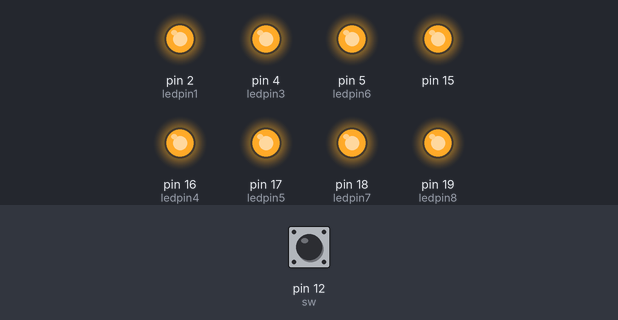
Simulated run of this sketch. Board: Arduino Uno, built with avr-gcc and run on an emulated ATmega328P. On the bench: output pins drawn as LEDs (lit = HIGH). Inputs (shaded band) come from the test bench; at power-on: pin 12 (sw) HIGH. Pins used as bus, display or sensor lines are not drawn.

Above: at 1.2 s.
1.3 s: pin 12 (sw) pulled LOW for 0.15 s
At 1.7 s:
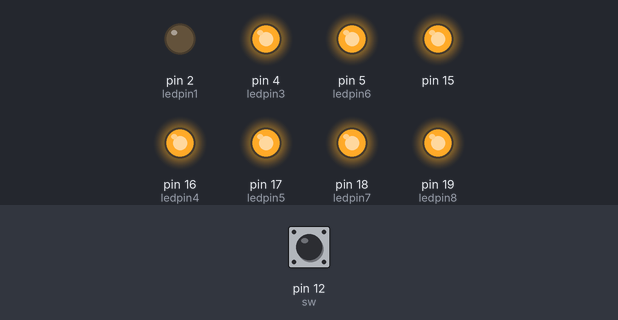
At 5.9 s:
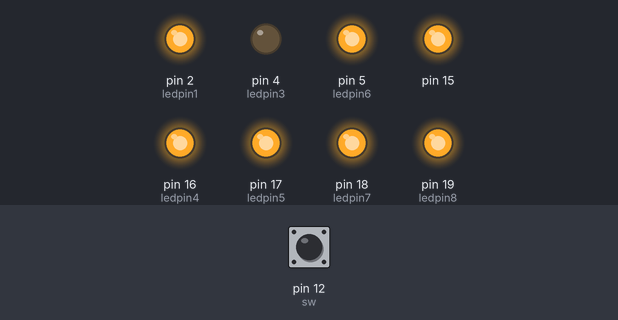
Timing chart, 0 to 17.8 s (numbered marks = the images above; inputs shaded):
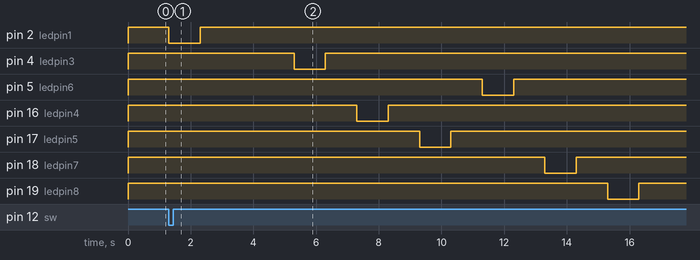

Measured:
- after the input at 1.3 s, pin 2 (ledpin1): HIGH → LOW at once, → HIGH 1.0 s later; pin 4 (ledpin3): HIGH → LOW after 4.0 s, → HIGH 1.0 s later; pin 5 (ledpin6): HIGH → LOW after 10.0 s, → HIGH 1.0 s later; pin 16 (ledpin4): HIGH → LOW after 6.0 s, → HIGH 1.0 s later; pin 17 (ledpin5): HIGH → LOW after 8.0 s, → HIGH 1.0 s later

The sketch:

Lab_6_record_TEST_6.1-6.ino
```cpp
int ledpin1 = 2;
int ledpin2 = 0;
int ledpin3 = 4;
int ledpin4 = 16;
int ledpin5 = 17;
int ledpin6 = 5;
int ledpin7 = 18;
int ledpin8 = 19;
int sw = 12;
int swState = 0;
void setup() {
  pinMode(ledpin1,OUTPUT);
  pinMode(ledpin2,OUTPUT);
  pinMode(ledpin3,OUTPUT);
  pinMode(ledpin4,OUTPUT);
  pinMode(ledpin5,OUTPUT);
  pinMode(ledpin6,OUTPUT);
  pinMode(ledpin7,OUTPUT);
  pinMode(ledpin8,OUTPUT);
  pinMode(15,OUTPUT);
  pinMode(sw,INPUT);
  digitalWrite(ledpin1,swState);
  digitalWrite(15,HIGH);
  digitalWrite(ledpin1,1);
  digitalWrite(ledpin2,1);
  digitalWrite(ledpin3,1);
  digitalWrite(ledpin4,1);
  digitalWrite(ledpin5,1);
  digitalWrite(ledpin6,1);
  digitalWrite(ledpin7,1);
  digitalWrite(ledpin8,1);
  Serial.begin(115200);
}

void loop() {
    if(digitalRead(sw) == 0){
      digitalWrite(ledpin1,swState);
      delay(1000);
      digitalWrite(ledpin1,1);
      delay(1000);
      digitalWrite(ledpin2,swState);
      delay(1000);
      digitalWrite(ledpin2,1);
      delay(1000);
      digitalWrite(ledpin3,swState);
      delay(1000);
      digitalWrite(ledpin3,1);
      delay(1000);
      digitalWrite(ledpin4,swState);
      delay(1000);
      digitalWrite(ledpin4,1);
      delay(1000);
      digitalWrite(ledpin5,swState);
      delay(1000);
      digitalWrite(ledpin5,1);
      delay(1000);
      digitalWrite(ledpin6,swState);
      delay(1000);
      digitalWrite(ledpin6,1);
      delay(1000);
      digitalWrite(ledpin7,swState);
      delay(1000);
      digitalWrite(ledpin7,1);
      delay(1000);
      digitalWrite(ledpin8,swState);
      delay(1000);
      digitalWrite(ledpin8,1);
      delay(1000);
    }
}
```
